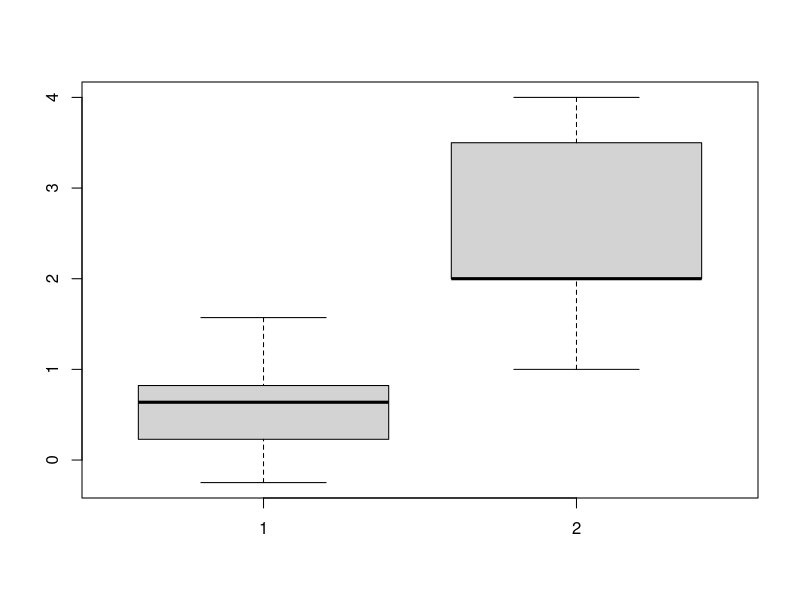

Here is the R script that generated this plot:
library(dslabs)
data(murders)
population_in_millions <- log10(murders$population / 10^6)
total_gun_murders <- murders$total
#plot(population_in_millions, total_gun_murders)


boxplot(population_in_millions, murders$region)
